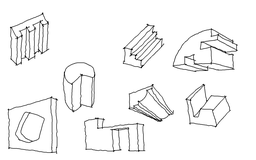
#> input picture LZ_Test.png, 256 x 160 px, shrunk from 1536 x 960 before the run
$ python sketch_to_bbox_obj_v3.py LZ_Test.png
#> lines starting #> are read from the running program, lines starting #| are printed output that depends on the picture; after the words box and inside, x2 and y2 are one past the last pixel; in counts of white or black regions, pixels touching at a corner belong together
#!/usr/bin/env python3
import argparse
import json
import math
import os
from dataclasses import dataclass
from itertools import product
from typing import List, Tuple, Optional, Dict, Any

import cv2
import matplotlib.pyplot as plt
import numpy as np


@dataclass
class Segment:
    p1: np.ndarray
    p2: np.ndarray
    length: float
    theta: float
    cluster: int = -1


@dataclass
class RootEdge:
    axis: int
    root: np.ndarray
    far: np.ndarray
    score: float
    sign: int

    @property
    def vec(self) -> np.ndarray:
        return self.far - self.root


def ensure_dir(path: str):
#> in main, bgr is the input picture: shape (160, 256, 3); min 0, max 255, mean 244.6
    os.makedirs(path, exist_ok=True)


def save_image(path: str, img: np.ndarray, title: Optional[str] = None):
    ensure_dir(os.path.dirname(path))
    plt.figure(figsize=(7, 7))
    if img.ndim == 2:
        plt.imshow(img, cmap='gray')
    else:
        plt.imshow(cv2.cvtColor(img, cv2.COLOR_BGR2RGB))
    if title:
        plt.title(title)
    plt.axis('off')
    plt.tight_layout()
    plt.savefig(path, dpi=180, bbox_inches='tight')
    plt.close()


def angle_mod_pi(theta: float) -> float:
    return theta % math.pi


def ang_diff_mod_pi(a: float, b: float) -> float:
    d = abs(a - b) % math.pi
    return min(d, math.pi - d)


def segment_intersection(a1, a2, b1, b2) -> Optional[np.ndarray]:
    x1, y1 = a1
    x2, y2 = a2
    x3, y3 = b1
    x4, y4 = b2
    denom = (x1 - x2) * (y3 - y4) - (y1 - y2) * (x3 - x4)
    if abs(denom) < 1e-8:
        return None
    px = ((x1 * y2 - y1 * x2) * (x3 - x4) - (x1 - x2) * (x3 * y4 - y3 * x4)) / denom
    py = ((x1 * y2 - y1 * x2) * (y3 - y4) - (y1 - y2) * (x3 * y4 - y3 * x4)) / denom
    return np.array([px, py], dtype=np.float64)


def point_to_segment_distance(p, a, b):
    ab = b - a
    if np.linalg.norm(ab) < 1e-8:
        return float(np.linalg.norm(p - a))
    t = np.clip(np.dot(p - a, ab) / np.dot(ab, ab), 0.0, 1.0)
    proj = a + t * ab
    return float(np.linalg.norm(p - proj))


def local_density(binary: np.ndarray, p: np.ndarray, radius=8) -> float:
    h, w = binary.shape
    x, y = int(round(p[0])), int(round(p[1]))
    x0, x1 = max(0, x - radius), min(w, x + radius + 1)
    y0, y1 = max(0, y - radius), min(h, y + radius + 1)
    if x1 <= x0 or y1 <= y0:
        return 0.0
    return float(binary[y0:y1, x0:x1].mean() / 255.0)


def line_support(binary: np.ndarray, a: np.ndarray, b: np.ndarray, samples=80, radius=3) -> float:
    h, w = binary.shape
    vals = []
    for t in np.linspace(0.0, 1.0, samples):
        p = a * (1 - t) + b * t
        x = int(round(p[0]))
        y = int(round(p[1]))
        x0, x1 = max(0, x - radius), min(w, x + radius + 1)
        y0, y1 = max(0, y - radius), min(h, y + radius + 1)
        vals.append(binary[y0:y1, x0:x1].mean() / 255.0 if x1 > x0 and y1 > y0 else 0.0)
    return float(np.mean(vals))


# ---------- Step 1 ----------

def extract_foreground(rgb: np.ndarray, debug_dir: str) -> np.ndarray:
#> called with debug_dir = 'bbox_debug_out/debug'
    border = np.concatenate([
        rgb[:8, :, :].reshape(-1, 3),
        rgb[-8:, :, :].reshape(-1, 3),
        rgb[:, :8, :].reshape(-1, 3),
        rgb[:, -8:, :].reshape(-1, 3),
    ], axis=0)
    bg = np.median(border, axis=0)
#> bg = [255, 255, 255]
    diff = np.linalg.norm(rgb.astype(np.float32) - bg.astype(np.float32), axis=2)
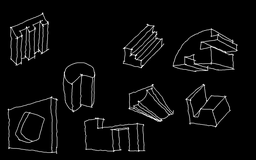
#> diff: shape (160, 256) float32; min 0, max 441.7, mean 18.1; drawn with min black and max white
    gray = cv2.cvtColor(rgb, cv2.COLOR_RGB2GRAY)
    fg = ((gray < np.percentile(gray, 70) - 10) | (diff > 25)).astype(np.uint8) * 255
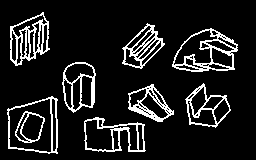
#> fg: shape (160, 256); 11.8% white in thin lines or dots, all inside (x1, y1, x2, y2) = (7, 12, 238, 154)
    kernel = np.ones((3, 3), np.uint8)
    fg = cv2.morphologyEx(fg, cv2.MORPH_OPEN, kernel)
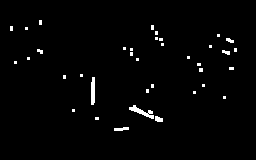
#> fg: shape (160, 256); 1.8% white; 37 white regions (30 under 20 px), largest, box (x1, y1, x2, y2) and area: (129, 105, 154, 119) 126, (91, 77, 95, 105) 105, (114, 127, 129, 131) 45
    fg = cv2.morphologyEx(fg, cv2.MORPH_CLOSE, kernel)
#> fg: shape (160, 256); 1.8% white; 31 white regions (22 under 20 px), largest, box (x1, y1, x2, y2) and area: (129, 105, 163, 122) 174, (91, 77, 95, 105) 105, (155, 31, 164, 46) 54
    fg = cv2.dilate(fg, kernel, iterations=1)
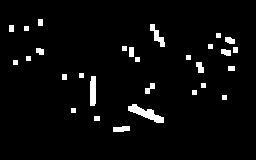
#> fg: shape (160, 256); 3.8% white; 29 white regions, largest, box (x1, y1, x2, y2) and area: (128, 104, 164, 123) 284, (90, 76, 96, 106) 173, (150, 24, 165, 47) 140
    save_image(os.path.join(debug_dir, '01_foreground_mask.png'), fg, 'Foreground mask')
    return fg


# ---------- Step 2 ----------

def detect_segments(binary: np.ndarray, debug_dir: str, min_len=24) -> List[Segment]:
#> called with debug_dir = 'bbox_debug_out/debug', min_len = 24
    lines = cv2.HoughLinesP(binary, 1, np.pi / 180.0, threshold=22, minLineLength=min_len, maxLineGap=12)
#> lines = [[130, 106, 163, 121], [128, 107, 162, 121], [128, 108, 161, 122], [132, 105, 163, 117], [92, 76, 94, 120], [208, 47, 237, 51], [93, 76, 96, 120], [208, 45, 234, 39], [90, 105, 91, 76], [133, 106, 163, 119], [94, 105, 95, 76]]
    segs: List[Segment] = []
    vis = cv2.cvtColor(binary, cv2.COLOR_GRAY2BGR)
    if lines is not None:
        for l in lines[:, 0, :]:
            x1, y1, x2, y2 = map(float, l)
            p1 = np.array([x1, y1], dtype=np.float64)
            p2 = np.array([x2, y2], dtype=np.float64)
            length = float(np.linalg.norm(p2 - p1))
            if length < min_len:
                continue
            theta = angle_mod_pi(math.atan2(y2 - y1, x2 - x1))
            segs.append(Segment(p1, p2, length, theta))
            cv2.line(vis, (int(x1), int(y1)), (int(x2), int(y2)), (0, 255, 255), 2)
#> this loop made 11 passes
#> (x1, y1, x2, y2, length, theta) on passes 1 to 8: (130, 106, 163, 121, 36.25, 0.427), (128, 107, 162, 121, 36.77, 0.391), (128, 108, 161, 122, 35.85, 0.401), (132, 105, 163, 117, 33.24, 0.369), (92, 76, 94, 120, 44.05, 1.53), (208, 47, 237, 51, 29.27, 0.137), (93, 76, 96, 120, 44.1, 1.5), (208, 45, 234, 39, 26.68, 2.91)
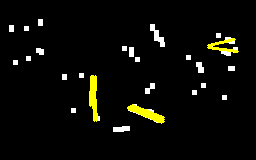
#> vis: shape (160, 256, 3); mean B, G, R 6.3, 11, 11
#> after the loop, segs = 11 items
    save_image(os.path.join(debug_dir, '02_hough_segments.png'), vis, f'Hough segments: {len(segs)}')
#> (the rest of the program and of its run is left out)
